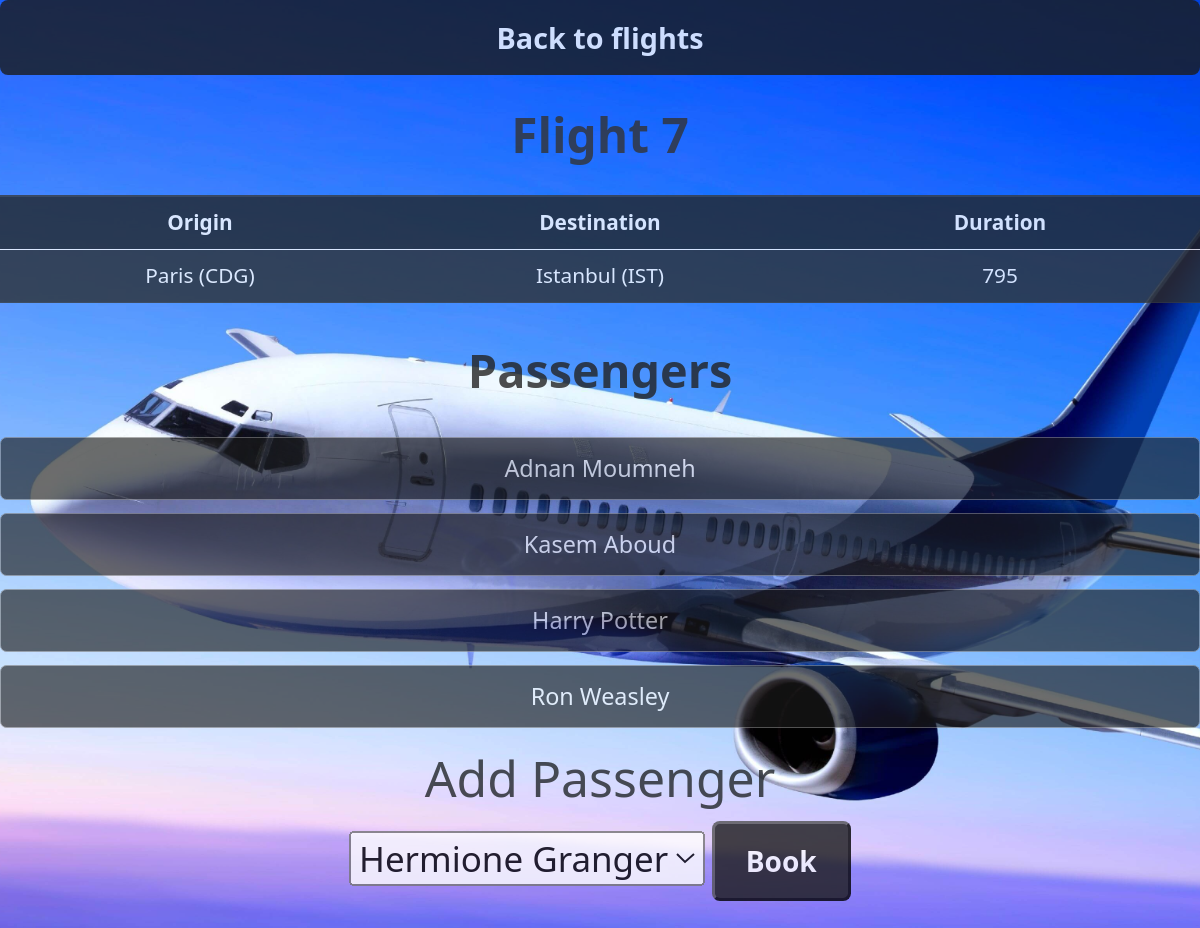
The page /flights/7 on the database as committed earlier.
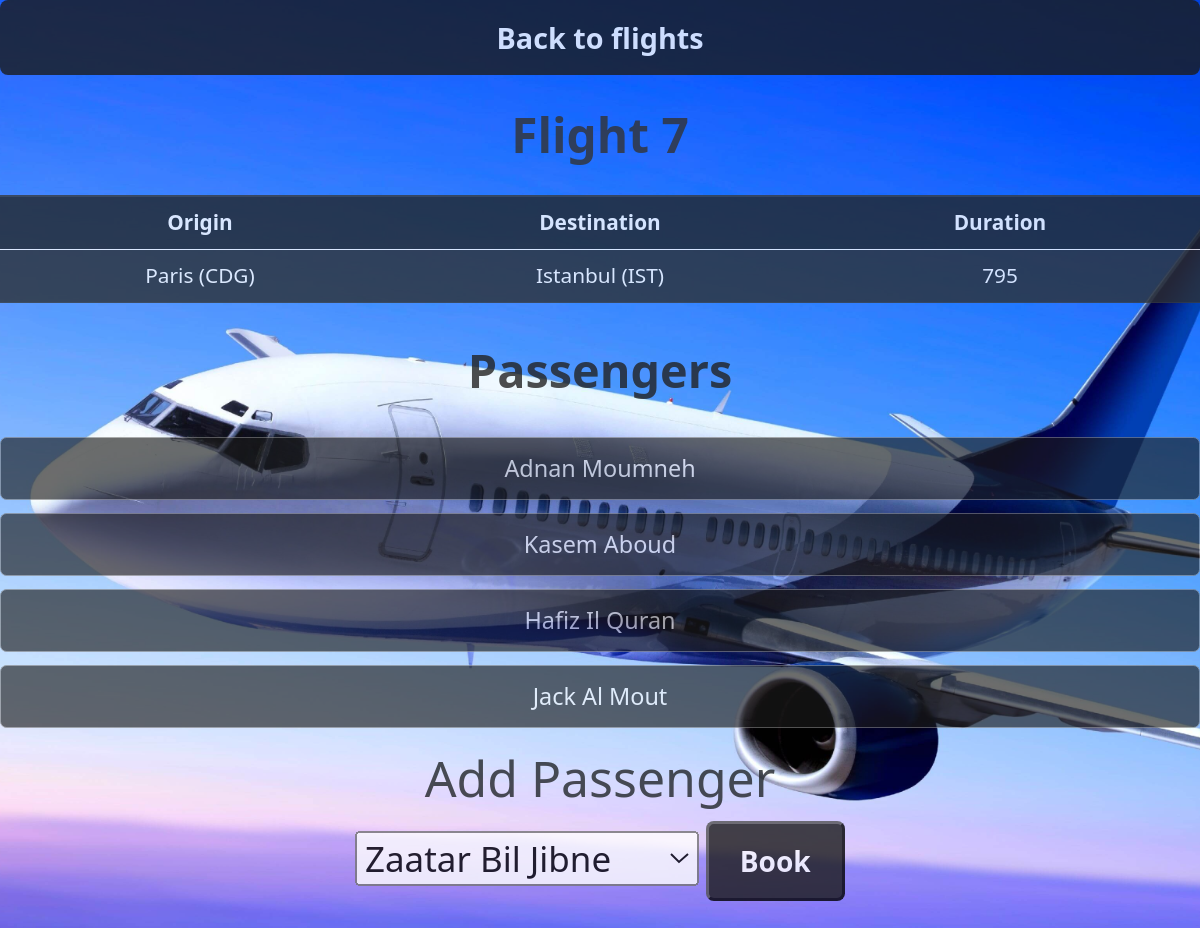
The same page on the database as committed later.
### flights/models.py (models this page shows)
class Passenger(models.Model):
    first = models.CharField(max_length=64)
    last  = models.CharField(max_length=64)
    flights = models.ManyToManyField(Flight, blank=True, related_name="passengers")
    def __str__(self):
        return f"{self.first} {self.last}"

### flights/views.py (the view)
# urls.py: path("<int:flight_id>", views.flight, name="flight"),
def flight(request, flight_id):
	flight =Flight.objects.get(pk=flight_id)
	return render(request, "flights/flight.html", {
		"flight": flight,
		"passengers": flight.passengers.all(),
		"non_passengers": Passenger.objects.exclude(flights=flight).all()
	})

### flights/models.py (called while the page is built)
    def __str__(self):
        return f"{self.city} ({self.code})"

### flights/templates/flights/flight.html (shortened to what this page needs)
{% extends "flights/layout.html" %}
{% load static %}
{% block body %}
	<a href="{% url 'flights' %}" class="link" style="zoom:1.23;display:block;float:none;text-align:center;">Back to flights</a>
<table class="table table-dark table-striped">
  <thead>
    <tr>
      <th colspan="3" style="text-align: center; zoom:2.3; color: #333333; background:transparent;">Flight {{ flight.id }}</th>
    </tr>
    <tr>
      <th style="width: 33.33%; text-align: center;">Origin</th>
      <th style="width: 33.33%; text-align: center;">Destination</th>
      <th style="width: 33.33%; text-align: center;">Duration</th>
    </tr>
  </thead>
  <tbody>
    <tr>
      <td style="text-align: center;">{{ flight.origin }}</td>
      <td style="text-align: center;">{{ flight.destination }}</td>
      <td style="text-align: center;">{{ flight.duration }}</td>
    </tr>
  </tbody>
</table>
	<h2 class="header cen" style="margin:30px auto; color:#222;">Passengers</h2>
	<ul>
		{% for passenger in passengers %}
			<li class="flight" style="text-align:center;">{{ passenger }}</li>
			{% empty %}
				<li class="flight">No Passengers.</li>
		{% endfor %}
	</ul>
	<div style="display:inline-block; width:100%;display:block;text-align:center;zoom:1.2;">
<h2 style="background-color:2C2C2C;">Add Passenger</h2>
	<form action="{% url 'book' flight.id %}" method='post'>
			<select name="passenger" style="zoom:1.4; margin-top:0px;">
					{% for passenger in non_passengers %}
						<option value="{{ passenger.id }}">{{ passenger }}</option>
					{% endfor %}
			</select>
			<button type="submit" class="link" style="float:none; margin-bottom:100px;zoom:1;">Book</button>
	</form>
	</div>
{% endblock %}

Rows that differ between the two databases and show on the page:
removed Passenger: first+last "Harry Potter"
removed Passenger: first+last "Ron Weasley"
added Passenger: first+last "Hafiz Il Quran"
added Passenger: first+last "Jack Al Mout"
Other text that changed with them:
form field passenger: "Hermione Granger" → "Zaatar Bil Jibne"
